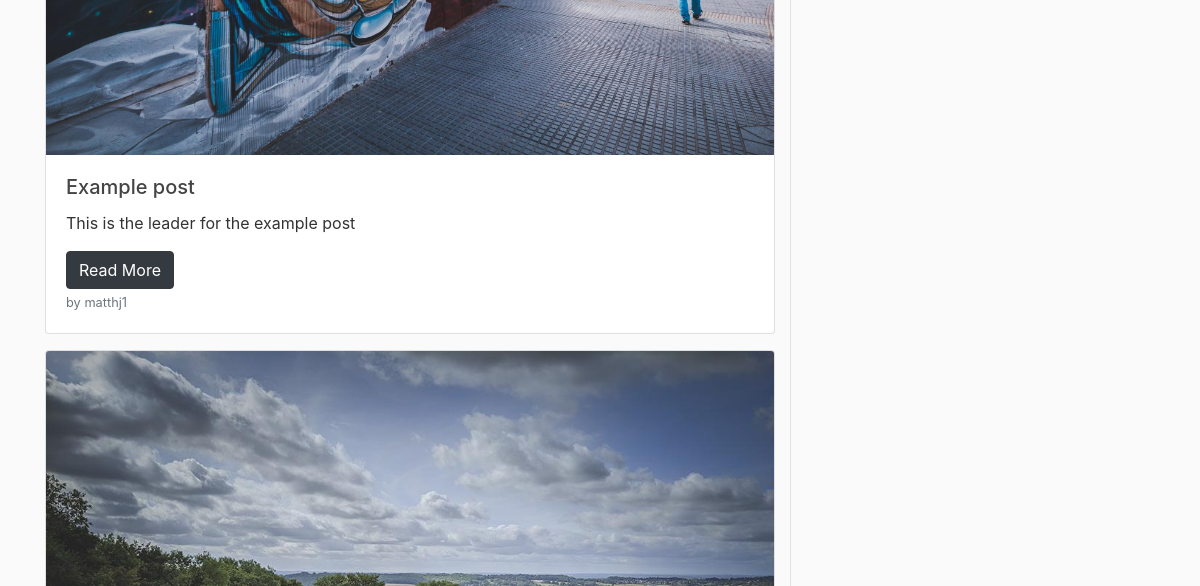
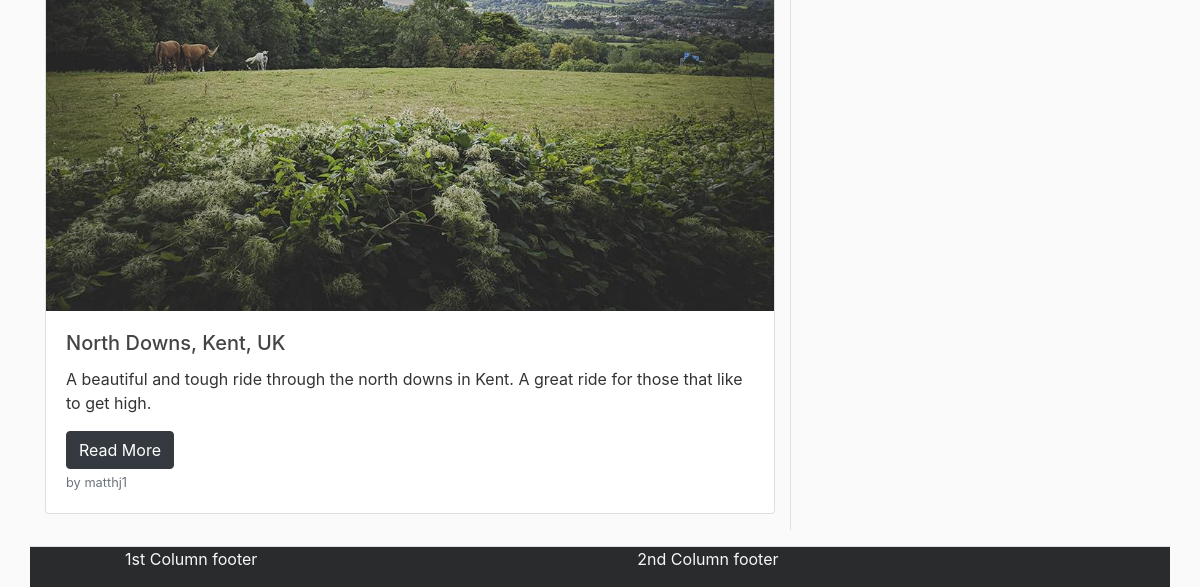
Page /home (lower part) on the earlier database version (2 pictures, top to bottom).
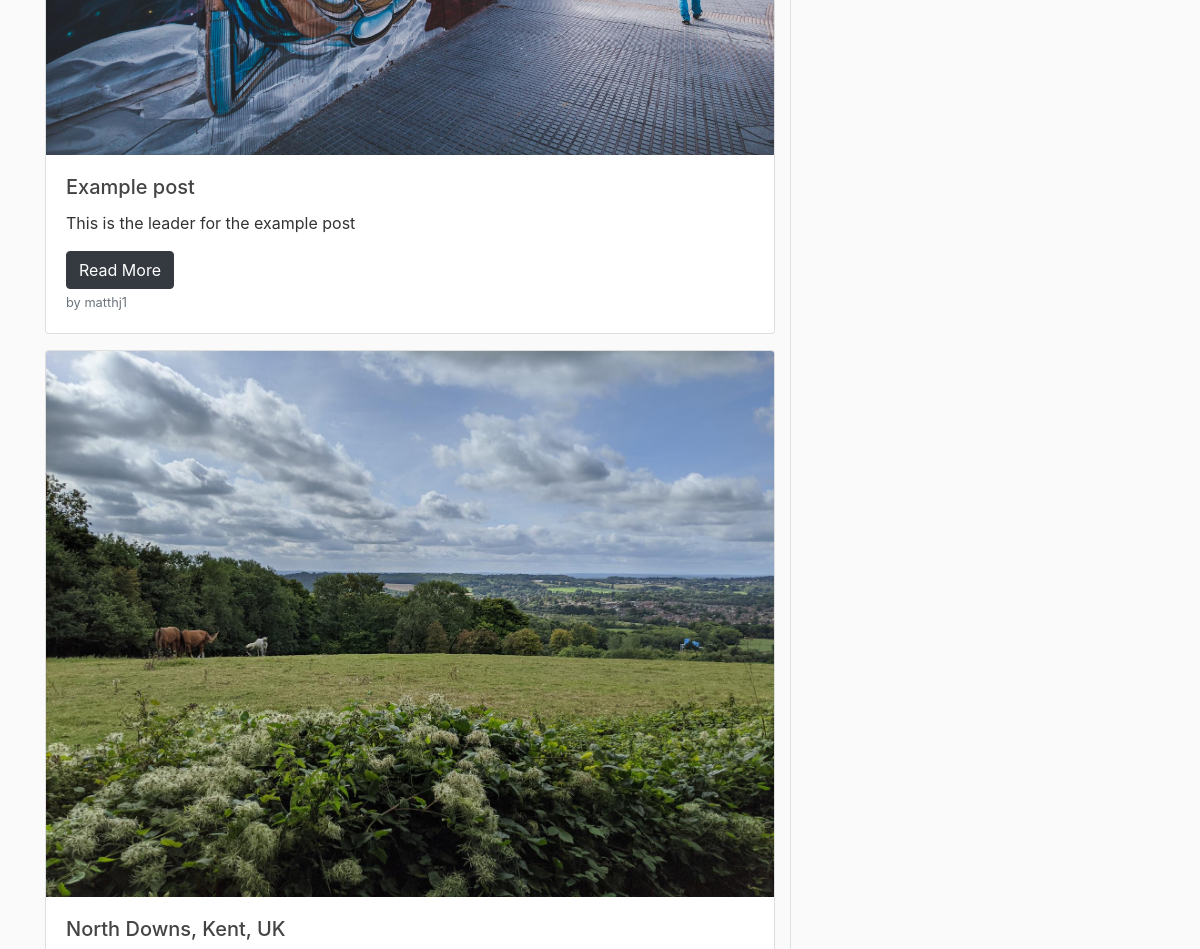
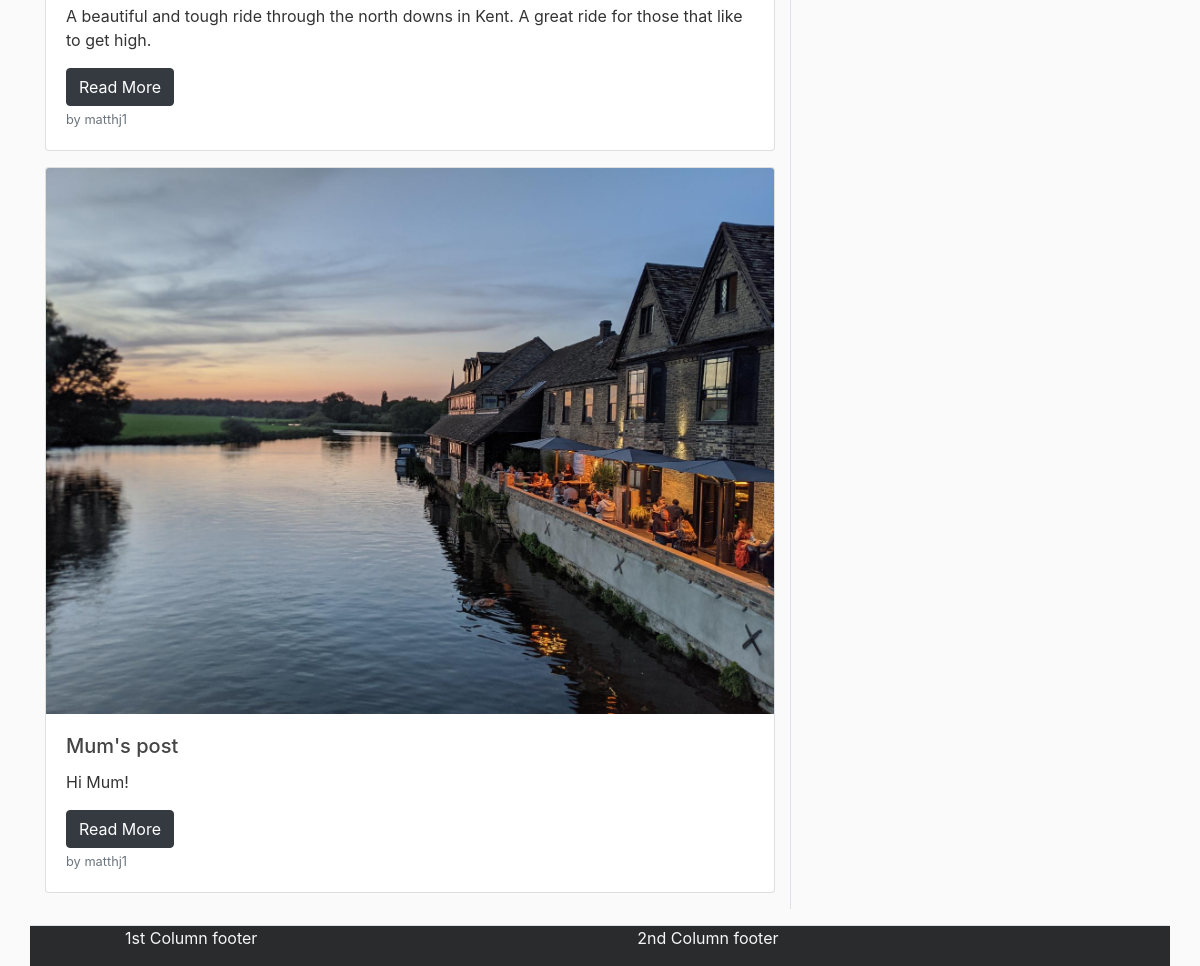
Same page on the later database version (2 pictures, top to bottom).
### flaskbiob/models.py (models this page shows, shortened)
class Posts(db.Model):
    id = db.Column(db.Integer, primary_key=True)
    title = db.Column(db.String(100), nullable=False)
    date = db.Column(db.DateTime, nullable=False, default=datetime.utcnow)
    leader = db.Column(db.Text, nullable=False)
    content = db.Column(db.Text, nullable=False)
    post_image = db.Column(db.String(100), nullable=False, default="default_post.jpg")
    user = db.Column(db.Integer, db.ForeignKey("users.id"), nullable=False)

class Users(db.Model, UserMixin):
    id = db.Column(db.Integer, primary_key=True)
    username = db.Column(db.String(20), unique=True, nullable=False)
    email = db.Column(db.String(100), unique=True, nullable=False)
    image_file = db.Column(db.String(20), nullable=False, default="default.png")
    password = db.Column(db.String(60), nullable=False)
    posts = db.relationship("Posts", backref="author", lazy=True)

### flaskbiob/routes.py (the view)
@app.route("/")
@app.route("/home")
def homePage():
    posts = Posts.query.all()
    return render_template("Home.html", posts=posts)

### flaskbiob/templates/Home.html (shortened to what this page needs)
{% extends "BASE.html" %}
    {% block content %}
    <div class="row py-3">
        <div class="col" id="main">
            {% for post in posts %}
            <div class="card mb-3">
              <img src="{{ url_for('static', filename='post_pics/' + post.post_image) }}" class="card-img-top" alt="...">
              <div class="card-body">
                <h5 class="card-title">{{ post.title }}</h5>
                <p class="card-text">{{ post.leader }}</p>
                  <a href="{{ url_for('postPage', post_id = post.id) }}" class="btn btn-dark">Read More</a>
                <p class="card-text"><small class="text-muted">by {{ post.author.username }}</small></p>
              </div>
            </div>
            {% endfor %}
        </div>
        <div class="col-4 order-2 px-5 border-left d-none d-lg-block" id="sticky-sidebar">
        </div>
    </div>
    {% endblock content %}

### flaskbiob/templates/BASE.html (shortened to what this page needs)
<!DOCTYPE html>
<html lang="en">
<head>
    <link rel="stylesheet" href="https://stackpath.bootstrapcdn.com/bootstrap/4.5.2/css/bootstrap.min.css">
    <link rel="stylesheet" type="text/css" href="{{ url_for('static', filename='main.css') }}">
</head>
    <body>
        <div class="container">
            <br>
            {% block content %}
            {% endblock content %}
            <div class="row border-top" id="footer">
                <div class="column offset-md-1"><p class="footer-text">1st Column footer</p></div>
                <div class="column offset-md-4"><p class="footer-text">2nd Column footer</p></div>
            </div>
        </div>
    </body>
</html>

### flaskbiob/static/main.css (style rules this page uses)
body { background: #fafafa; color: #333333; }
h1, h2, h3, h4, h5, h6 { color: #444444; }
#footer { background-color: #292b2c; }
.footer-text { color: #f7f7f7; }

Differences in the rows shown:
changed Posts "North Downs, Kent, UK": post_image: a different picture
added Posts: post_image (picture), title "Mum's post", leader "Hi Mum!", author.username "matthj1"
